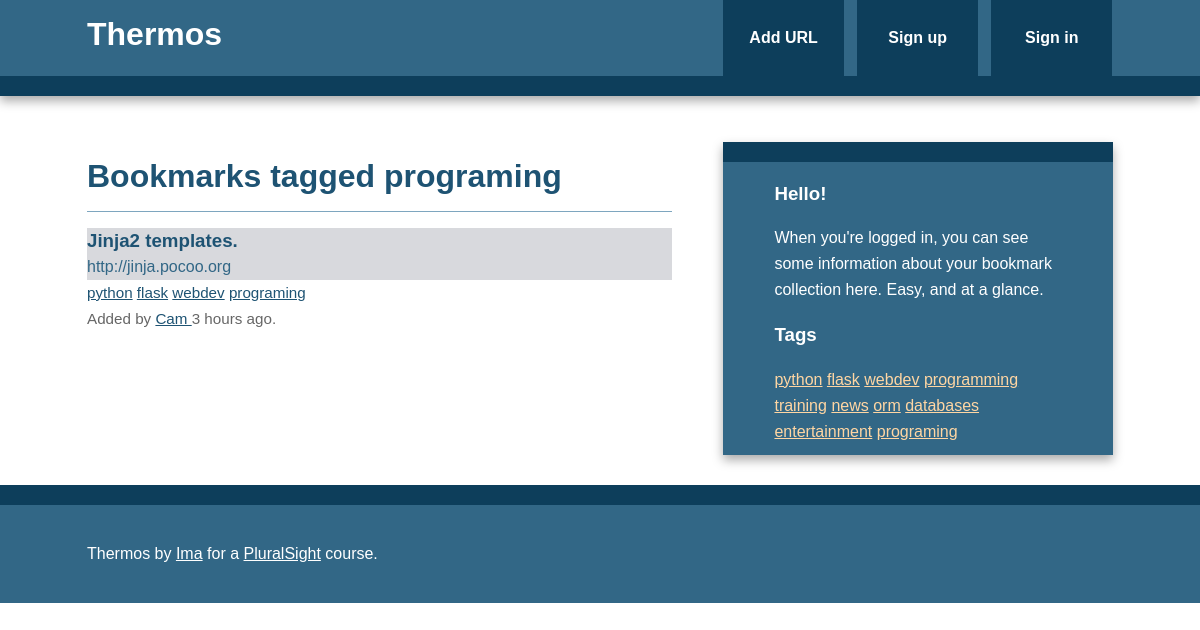
/bookmarks/tag/programing, run on the app's committed database.
### thermos/models.py (models this page shows, shortened)
class Tag(db.Model):
    id = db.Column(db.Integer, primary_key=True)
    name = db.Column(db.String(25), nullable=False, unique=True, index=True)
    @staticmethod
    def all():
        return Tag.query.all()
    def __repr__(self):
        return self.name

class Bookmark(db.Model):
    id = db.Column(db.Integer, primary_key=True)
    url = db.Column(db.Text, nullable=False)
    date = db.Column(db.DateTime, default=datetime.utcnow)
    description = db.Column(db.String(300))
    user_id = db.Column(db.Integer, db.ForeignKey('user.id'), nullable=False)
    _tags = db.relationship("Tag", secondary=tags, lazy='joined',
                            backref=db.backref("bookmarks", lazy="dynamic"))
    @property
    def tags(self):
        return ",".join([t.name for t in self._tags])
    @tags.setter
    def tags(self, string):
        if string:
            self._tags = [Tag.get_or_create(name) for name in string.split(',')]
        else:
            self._tags = []

class User(db.Model, UserMixin):
    id = db.Column(db.Integer, primary_key=True)
    username = db.Column(db.String(80), unique=True)
    email = db.Column(db.String(120), unique=True)
    bookmarks = db.relationship('Bookmark', backref='user', lazy='dynamic')
    password_hash = db.Column(db.String)
    @property
    def password(self):
        raise AttributeError('password: write-only field')

### thermos/bookmarks/views.py (the view)
@bookmarks.route('/tag/<name>')
def tag(name):
    tag = Tag.query.filter_by(name=name).first_or_404()
    return render_template('tag.html', tag=tag)

### thermos/main/views.py (called while the page is built)
@main.app_context_processor
def inject_tags():
    return dict(all_tags=Tag.all)

### thermos/templates/tag.html (shortened to what this page needs)
{% extends "base.html" %}
{% block content %}
    <article>
        <header>
            <h1>Bookmarks tagged {{ tag }}</h1>
            {% if tag.bookmarks.count() > 0 %}
                {% with bookmarks=tag.bookmarks %}
                    {% include "bookmark_list.html" %}
                {% endwith %}
            {% else %}
                There are no bookmarks with this tag.
            {% endif %}
        </header>
    </article>
{% endblock %}

### thermos/templates/base.html (shortened to what this page needs)
<!doctype html>
<html class="no-js" lang="">
    <head>
        {% block styles %}
          <link rel="stylesheet" href="{{ url_for('static', filename='css/normalize.min.css') }}">
          <link rel="stylesheet" href="{{ url_for('static', filename='css/main.css') }}">
        {% endblock %}
    </head>
    <body>
        <div class="header-container">
            <header class="wrapper clearfix">
                <a href="{{ url_for('main.index') }}"><h1 class="title">Thermos</h1></a>
                <nav>
                    <ul>
                        <li><a href="{{url_for('bookmarks.add')}}">Add URL</a></li>
                        {% if current_user.is_authenticated %}
                          <li>
                            <a href="{{ url_for('bookmarks.user', username=current_user.username)}}">Bookmarks</a>
                          </li>
                          <li>
                            <a href="{{ url_for('auth.logout') }}">Sign out</a>
                          </li>
                        {% else %}
                          <li>
                            <a href="{{ url_for('auth.signup')}}">Sign up</a>
                          </li>
                          <li>
                            <a href="{{ url_for('auth.login') }}">Sign in</a>
                          </li>
                        {% endif %}
                    </ul>
                </nav>
            </header>
        </div>
        <div class="main-container">
            <div class="main wrapper clearfix">
              {% block content %}
              {% endblock %}
              {% block sidebar %}
              <aside>
                  {% if current_user.is_authenticated %}
                    <h3>Hello, {{ current_user.username }}!</h3>
                    <ul>
                      <li>You have {{ current_user.bookmarks.count()}} bookmarks so far!</li>
                    </ul>
                  {% else %}
                      <h3>Hello!</h3>
                      <p>
                        When you're logged in, you can see some information about your bookmark collection here.  Easy, and at a glance.
                      </p>
                  {% endif %}
                  <h3>Tags</h3>
                  {% for t in all_tags() %}
                    <a href="{{ url_for('bookmarks.tag', name=t) }}">{{t}}</a>
                  {% endfor %}
              </aside>
              {% endblock %}
            </div>
        </div>
        <div class="footer-container">
            <footer class="wrapper">
                <p>Thermos by <a href="http://blinkwink.org">Ima</a> for a <a href="http://pluralsight.com">PluralSight</a> course.</p>
            </footer>
        </div>
    </body>
</html>

### thermos/templates/bookmark_list.html
<ul class="bookmarks">
    {% for bookmark in bookmarks %}
        <li>
            {% include "bookmark.html" %}
        </li>
    {% endfor %}
</ul>

### thermos/templates/bookmark.html (shortened to what this page needs)
<div class="bookmark">
    <a class="header" href="{{ bookmark.url }}">
        <h3 class="description">
            {{ bookmark.description|truncate(50, killwords=True)}}
        </h3>
        <span class="url">
            {{ bookmark.url|truncate(50, killwords=True) }}
        </span>
    </a>
    <div class="info">
        <span class="tags">
            {% if bookmark.tags %}
                {% for t in bookmark._tags %}
                    <a href="{{url_for('bookmarks.tag', name=t)}}">{{ t }}</a>
                {% endfor %}
            {%else%}
                No tags.
            {% endif %}
        </span>
        <br>
        Added by <a href="{{ url_for('bookmarks.user', username=bookmark.user.username) }}">
            {{bookmark.user.username}}
        </a>
        {{ moment(bookmark.date).fromNow() }}.
    </div>
</div>

### thermos/static/css/main.css (style rules this page uses)
html, button, input, select, textarea { color: #222; }
html { font-size: 1em; line-height: 1.4; }
body { font: 16px/26px Helvetica, Helvetica Neue, Arial; }
.wrapper { width: 90%; margin: 0 5%; }
.header-container { border-bottom: 20px solid #0D3E5B; }
.footer-container, .main aside { border-top: 20px solid #0D3E5B; }
.header-container, .footer-container, .main aside { background: #326786; }
.title { color: white; }
nav ul { margin: 0; padding: 0; list-style-type: none; }
nav a { display: block; margin-bottom: 10px; padding: 15px 0; text-align: center; text-decoration: none; font-weight: bold; color: white; background: #0D3E5B; }
.main { padding: 30px 0; }
.main article h1 { font-size: 2em; }
.main aside { color: white; padding: 0px 5% 10px; }
.footer-container footer { color: white; padding: 20px 0; }
a, a:visited { color: #1E5373; }
h1, h2, h3, h4, h5, h6 { color: #1E5373; }
aside a { color: #FFD6A3; }
.main aside h3, footer h3, footer a, footer a:visited { color: white; }
ul.bookmarks { list-style: none none; padding-left: 0; }
.bookmark { padding-bottom: .5em; border-top: 1px solid #7EA6BF; padding: 1em 0; }
a.header { color: #326786; text-decoration: none; background-color: #D8D9DD; display: block; }
a.header h3 { margin: 0 0; }
div.info { font-size: .95em; color: #666666; }
@media only screen and (min-width: 480px) { nav a { float: left; width: 27%; margin: 0 1.7%; padding: 25px 2%; margin-bottom: 0; } }
@media only screen and (min-width: 480px) { nav li:first-child a { margin-left: 0; } }
@media only screen and (min-width: 480px) { nav li:last-child a { margin-right: 0; } }
@media only screen and (min-width: 480px) { nav ul li { display: inline; } }
@media only screen and (min-width: 768px) { .header-container, .main aside { -webkit-box-shadow: 0 5px 10px #aaa; -moz-box-shadow: 0 5px 10px #aaa; box-shadow: 0 5px 10px #aaa; } }
@media only screen and (min-width: 768px) { .title { float: left; } }
@media only screen and (min-width: 768px) { nav { float: right; width: 38%; } }
@media only screen and (min-width: 768px) { .main article { float: left; width: 57%; } }
@media only screen and (min-width: 768px) { .main aside { float: right; width: 28%; } }
@media only screen and (min-width: 1140px) { .wrapper { width: 1026px; margin: 0 auto; } }
.clearfix:before, .clearfix:after { content: " "; display: table; }
.clearfix:after { clear: both; }
.clearfix { *zoom: 1; }

### data on the page
Tag: name "programing"
Bookmark: description "Jinja2 templates.", url "http://jinja.pocoo.org", user.username "Cam", date "3 hours ago"
Tag: name "python"
Tag: name "flask"
Tag: name "webdev"
Tag: name "programming"
Tag: name "training"
Tag: name "news"
Tag: name "orm"
Tag: name "databases"
Tag: name "entertainment"
